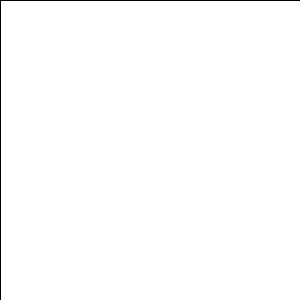
Frame 1 (no input)
Frame 60 (the mouse pressed at the canvas centre just before this capture): identical to frame 1, image omitted
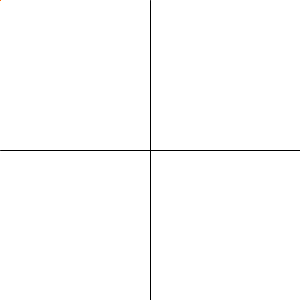
Frame 120 (the mouse held since frame 60 and released just before this capture)

The Processing sketch that drew these frames (run headless with seeded random() and noise(); from frame 60 on, the mouse is pressed at the canvas centre):

// Processing sketch: bezier_paint
// ── bezier_paint.pde
int[] x1 = new int[256];
int[] x2 = new int[256];
int[] x3 = new int[256];
int[] x4 = new int[256];
int[] y1 = new int[256];
int[] y2 = new int[256];
int[] y3 = new int[256];
int[] y4 = new int[256];

int num = 0;
int num2 = 0;

void setup(){  
  size(300,300);
  noFill();
  for(int i=0;i<256;i++){
    x1[i] = 0;
    x2[i] = 0;
    x3[i] = 0;
    x4[i] = 0;
    y1[i] = 0;
    y2[i] = 0;
    y3[i] = 0;
    y4[i] = 0;
  }
}

void draw(){
  background(255);
  if(num2 % 4 == 2 || num2 % 4 == 3){
    x2[num] = mouseX;
    x3[num] = mouseX;
    y2[num] = mouseY;
    y3[num] = mouseY;
  }
  stroke(255,102,0);
  for(int i = 0;i < 256;i++){
    bezier(x1[i],y1[i],x2[i],y2[i],x3[i],y3[i],x4[i],y4[i]);
  }
  stroke(0);
  line(0,mouseY,width,mouseY);
  line(mouseX,0,mouseX,height);
}

void mouseClicked(){
  if(num2 % 4 == 0){
    x1[num] = mouseX;
    y1[num] = mouseY;
    println("x1:",x1[num]," y1:",y1[num]);
  }else if(num2 % 4 == 1){
    x4[num] = mouseX;
    y4[num] = mouseY;
    println("x4:",x4[num]," y4:",y4[num]);
  }else if(num2 % 4 == 2){
    x2[num] = mouseX;
    y2[num] = mouseY;
    println("x2:",x2[num]," y2:",x2[num]);
  }else if(num2 % 4 == 3){
    x3[num] = mouseX;
    y3[num] = mouseY;
    println("x3:",x3[num]," y3:",x3[num]);
    num++;
  }
  num2++;
}
